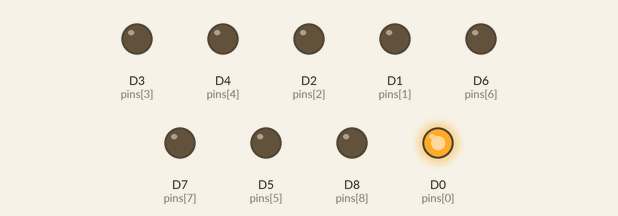
Simulated run of this sketch. Board: ESP8266 (NodeMCU). Parts: output pins drawn as LEDs (lit = HIGH).

Above: at 0.1 s.
At 0.5 s:
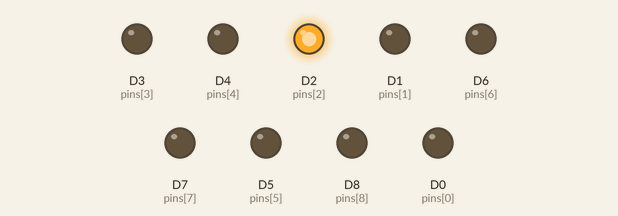
At 0.9 s:
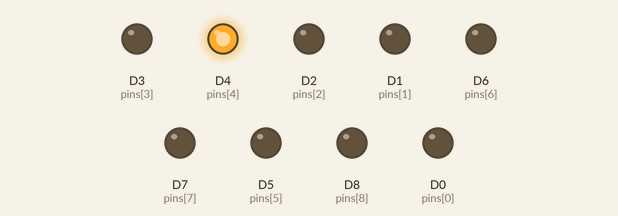
At 1.7 s:
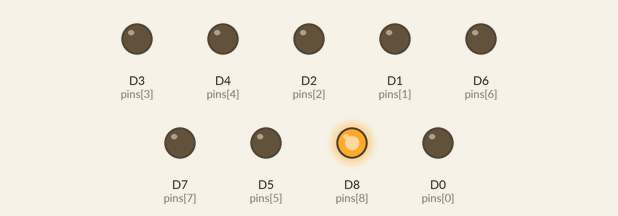
At 2.9 s:
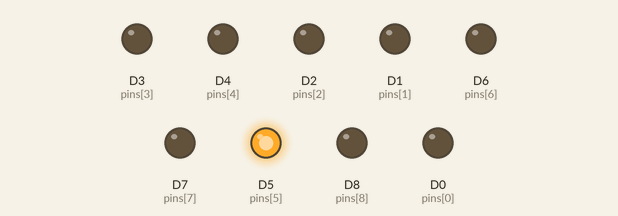
At 3.9 s:
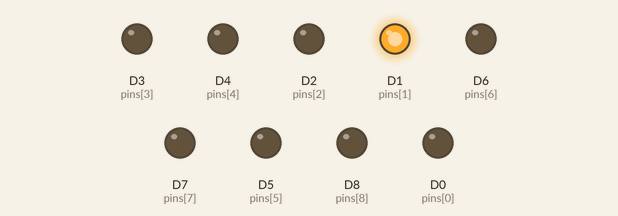
Timing chart, 0 to 4.2 s (numbered marks = the images above):
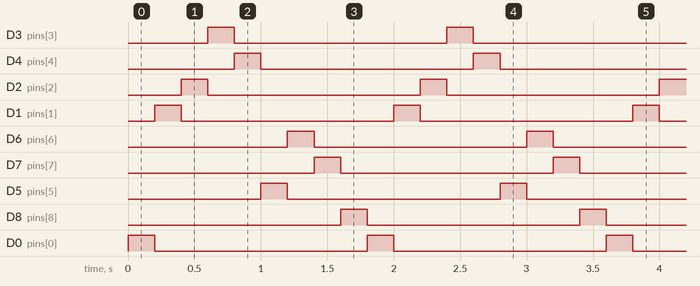

Measured:
- by itself, D3 (pins[3]), D4 (pins[4]), D2 (pins[2]), D1 (pins[1]), D6 (pins[6]), D7 (pins[7]), D5 (pins[5]), D8 (pins[8]), D0 (pins[0]): alternates HIGH for 0.20 s and LOW for 1.6 s
- by itself, everything shown: repeats every 1.8 s, in 9 steps

The sketch:

test_pins.ino
```cpp
// This sketch works for any NodeMCU controller
#define P1 D1
#define P2 D2
#define P3 D5
#define P4 D8
#define PAUSA 200

int pins[] = {D0, D1, D2, D3, D4, D5, D6, D7, D8};

void setup()
{
    // initialize digital pin LED_BUILTIN as an output.
    for (int k=0; k<9; k++) {
      pinMode(pins[k], OUTPUT);
      digitalWrite(pins[k], LOW);
    }
}

// the loop function runs over and over again forever
void loop()
{
  for (int k=0; k<9; k++) {
    digitalWrite(pins[k], HIGH); // turn the LED on (HIGH is the voltage level)
    delay(PAUSA);           // wait for a second
    digitalWrite(pins[k], LOW); // turn the LED on (HIGH is the voltage level)
    //delay(PAUSA);           // wait for a second
  }
}
```
